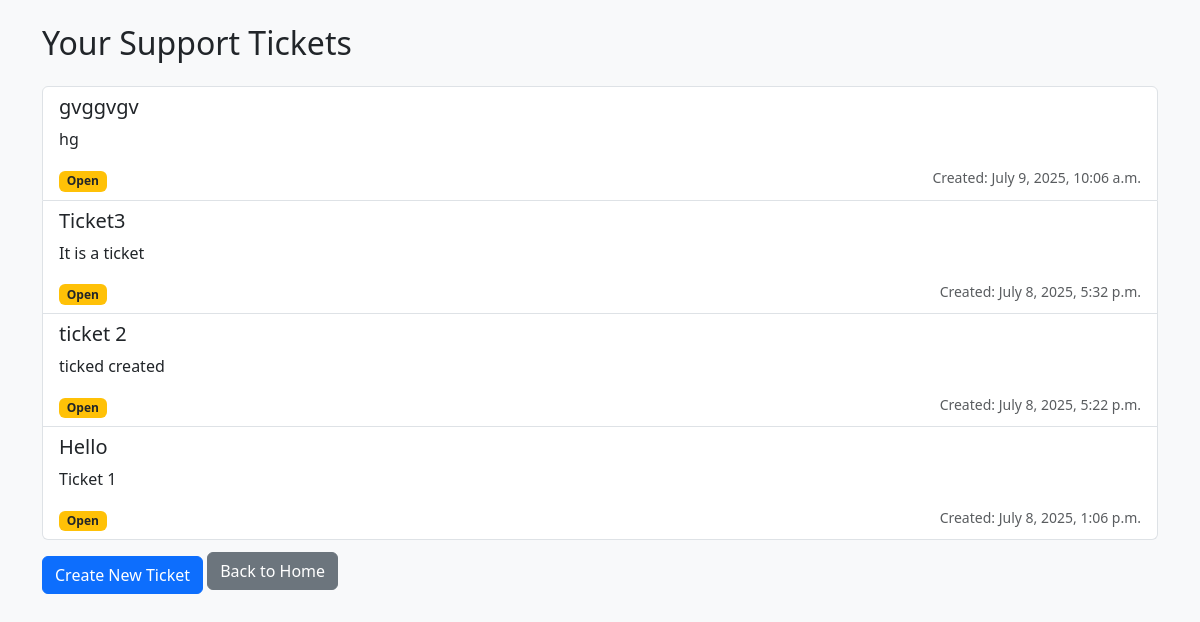
The page /dashboard/ (signed in) on the database its author committed.
### helpdesk/models.py (models this page shows, shortened)
class Ticket(models.Model):
    STATUS_CHOICES = [
        ('Open', 'Open'),
        ('In Progress', 'In Progress'),
        ('Resolved', 'Resolved'),
    ]
    user = models.ForeignKey(User, on_delete=models.CASCADE)
    subject = models.CharField(max_length=255)
    description = models.TextField()
    status = models.CharField(max_length=20, choices=STATUS_CHOICES, default='Open')
    created_at = models.DateTimeField(auto_now_add=True)

### helpdesk/views.py (the view)
# urls.py: path('dashboard/', user_dashboard, name='ticket_list'),
@login_required
def user_dashboard(request):
    tickets = Ticket.objects.filter(user=request.user).order_by('-created_at')
    return render(request, 'helpdesk/user_dashboard.html', {'tickets': tickets})

### helpdesk/templates/helpdesk/user_dashboard.html (shortened to what this page needs)
<!DOCTYPE html>
<html>
<head>
</head>
<body>
    {% extends 'helpdesk/base.html' %}
    {% block content %}
        <h2 class="mb-4">Your Support Tickets</h2>
        {% if tickets %}
            <div class="list-group">
                {% for ticket in tickets %}
                    <div class="list-group-item">
                        <h5>{{ ticket.subject }}</h5>
                        <p>{{ ticket.description }}</p>
                        <span class="badge bg-warning text-dark">{{ ticket.status }}</span>
                        <small class="text-muted float-end">Created: {{ ticket.created_at }}</small>
                    </div>
                {% endfor %}
            </div>
        {% else %}
            <p>No tickets found.</p>
        {% endif %}
        <a href="/create-ticket/" class="btn btn-primary mt-3">Create New Ticket</a>
        <a href="/" class="btn btn-secondary mt-2">Back to Home</a>
    {% endblock %}

### helpdesk/templates/helpdesk/base.html (shortened to what this page needs)
<!DOCTYPE html>
<html lang="en">
<head>
    <link href="https://cdn.jsdelivr.net/npm/bootstrap@5.3.3/dist/css/bootstrap.min.css" rel="stylesheet">
</head>
<body class="bg-light">
    <div class="container mt-4">
        {% block content %}
        {% endblock %}
    </div>
</body>
</html>

### rows shown on the page
Ticket: subject "gvggvgv", description "hg", status "Open", created_at "July 9, 2025, 10:06 a.m."
Ticket: subject "Ticket3", description "It is a ticket", status "Open", created_at "July 8, 2025, 5:32 p.m."
Ticket: subject "ticket 2", description "ticked created", status "Open", created_at "July 8, 2025, 5:22 p.m."
Ticket: subject "Hello", description "Ticket 1", status "Open", created_at "July 8, 2025, 1:06 p.m."
